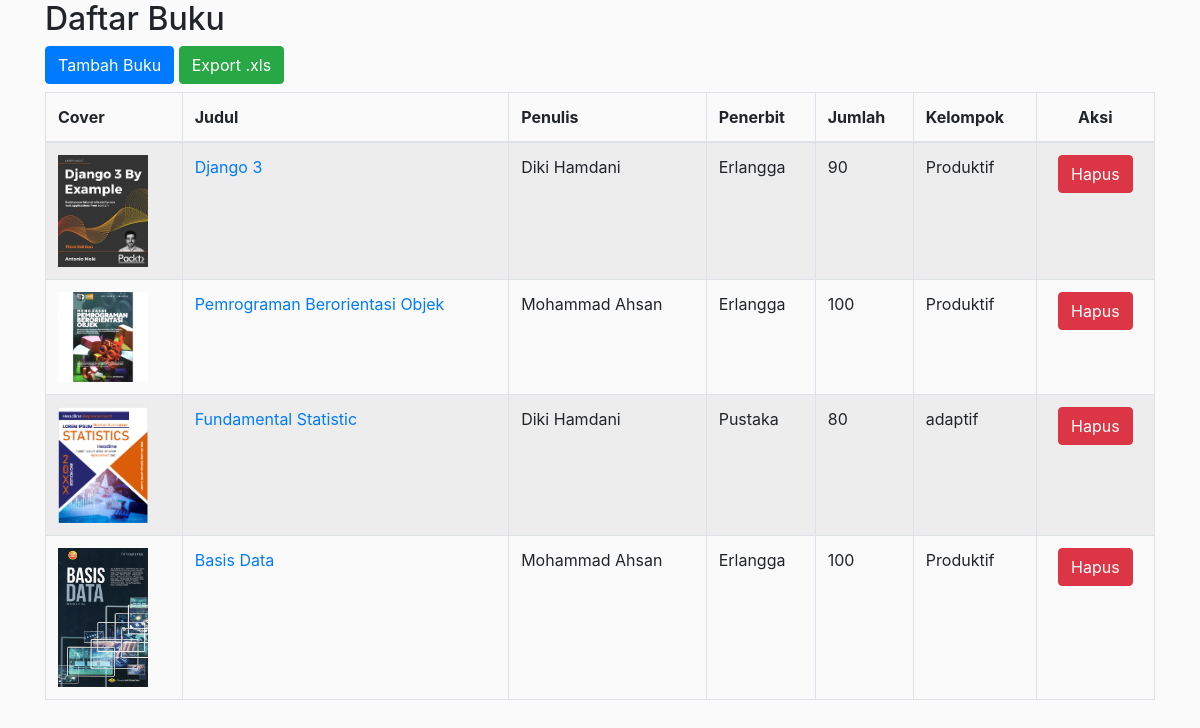
Page /buku/ on the committed database.
### perpus/models.py (models this page shows, shortened)
class Buku(models.Model):
    judul = models.CharField(max_length=50)
    penulis = models.CharField(max_length=20)
    penerbit = models.CharField(max_length=20)
    jumlah = models.IntegerField(null=True)
    kelompok_id = models.ForeignKey(Kelompok, on_delete=models.CASCADE, null=True)
    cover = models.ImageField(upload_to='cover/', null=True)
    tanggal = models.DateTimeField(auto_now_add=True, null=True)

class Kelompok(models.Model):
    nama = models.CharField(max_length=10)
    keterangan = models.TextField()
    def __str__(self):
        return self.nama

### perpus/views.py (the view)
# urls.py: path('buku/', buku, name='buku'),
def buku(request):
    books = Buku.objects.all
    konteks = {
        'books': books,
    }
    return render (request, "buku.html", konteks)

### perpus/templates/buku.html (shortened to what this page needs)
{% extends 'base.html' %}
{% block content %}
<h2>Daftar Buku</h2>
<a href="/tambah-buku" class="mb-2 btn btn-primary">Tambah Buku</a>
<a href="{% url 'export_xls' %}" class="mb-2 btn btn-success">Export .xls</a>
<div class="row">
  <div class="col-md-12">
    <table class="table table-bordered table-striped">
      <thead>
        <tr>
          <th>Cover</th>
          <th>Judul</th>
          <th>Penulis</th>
          <th>Penerbit</th>
          <th>Jumlah</th>
          <th>Kelompok</th>
          <th style="text-align: center;">Aksi</th>
        </tr>
      </thead>
      <tbody>
        {% for buku in books %}
        <tr>
          <td>
            {% if buku.cover %}
            <img src="{{ buku.cover.url }}" alt="" width="90px">
            {% endif %}
          </td>
          <td> <a href="{% url 'ubah_buku' buku.id %}">{{buku.judul}}</a> </td>
          <td> {{buku.penulis}} </td>
          <td> {{buku.penerbit}} </td>
          <td> {{buku.jumlah}} </td>
          <td> {{buku.kelompok_id}} </td>
          <td style="text-align: center;">
            <button class="btn btn-danger" data-toggle="modal" data-target="#hapus-{{ buku.id }}">Hapus</button>
          </td>
        </tr>
        {% endfor %}
      </tbody>
    </table>
  </div>
</div>
{% endblock %}

### templates/base.html
{% include 'header.html' %}
    <div class="container">
        {% block content %}{% endblock %}
    </div>
{% include 'footer.html' %}

### templates/header.html (shortened to what this page needs)
{% load static %}
<!DOCTYPE html>
<html lang="en">
<head>
    <link rel="stylesheet" href="{% static 'css/bootstrap.min.css' %}">
    <link rel="stylesheet" href="{% static 'css/style.css' %}">
</head>
<body>

### templates/footer.html (shortened to what this page needs)
</body>
</html>

### static/css/style.css (style rules this page uses)
body { background-color: rgb(250, 250, 250); }

### rows in the picture
Buku: cover (picture), judul "Django 3", penulis "Diki Hamdani", penerbit "Erlangga", jumlah "90", kelompok_id "Produktif"
Buku: cover (picture), judul "Pemrograman Berorientasi Objek", penulis "Mohammad Ahsan", penerbit "Erlangga", jumlah "100", kelompok_id "Produktif"
Buku: cover (picture), judul "Fundamental Statistic", penulis "Diki Hamdani", penerbit "Pustaka", jumlah "80", kelompok_id "adaptif"
Buku: cover (picture), judul "Basis Data", penulis "Mohammad Ahsan", penerbit "Erlangga", jumlah "100", kelompok_id "Produktif"
